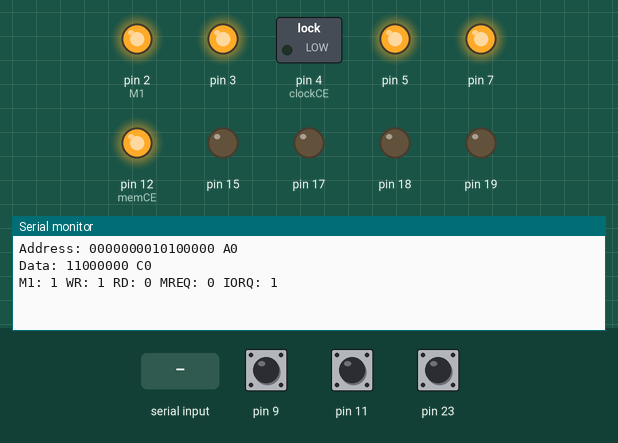
This sketch was run on a simulated Arduino Uno, built with avr-gcc and run on an emulated ATmega328P. Shown: switched loads named in the sketch (green lamp = pin HIGH), output pins drawn as LEDs (lit = HIGH), the last lines printed to the serial monitor. The test bench sets the inputs (shaded band); at power-on: pin 9 HIGH, pin 11 HIGH, pin 23 HIGH. Pins used as bus, display or sensor lines are not drawn.

Above: at 2.7 s.
2.8 s: "n90\n" received over Serial
At 3.4 s:
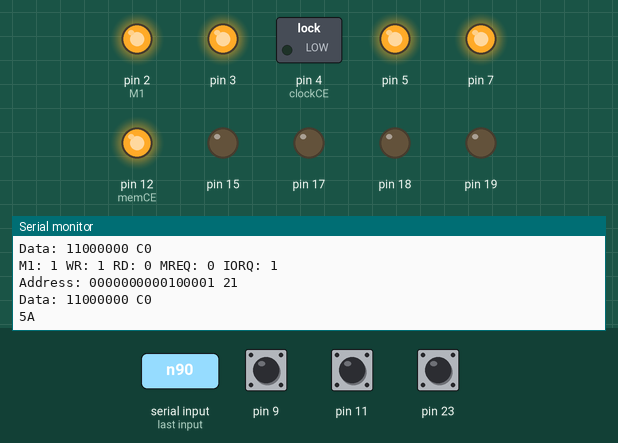
4.3 s: "n,45\n" received over Serial
At 5.8 s:
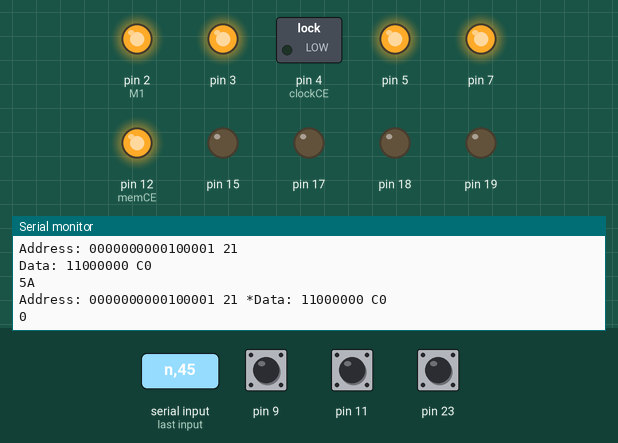

The sketch:

zx81uino.ino
```cpp
#include <Wire.h>
#include <Adafruit_MCP23017.h>

Adafruit_MCP23017 mcp1;
Adafruit_MCP23017 mcp2;

struct MPin {
  MPin(Adafruit_MCP23017 *m, int p) : mcp(m), pin(p) {}

  void pinMode(int mode) {
    mcp->pinMode(pin, mode);
  }


  bool digitalRead() {
    return mcp->digitalRead(pin);
  }

  void digitalWrite(bool value) {
    mcp->digitalWrite(pin, value);
  }

  Adafruit_MCP23017 *mcp;
  int pin;
};

MPin DATABUS[8] = {
  MPin(&mcp1, 0),
  MPin(&mcp1, 1),
  MPin(&mcp1, 2),
  MPin(&mcp1, 3),
  MPin(&mcp1, 4),
  MPin(&mcp1, 5),
  MPin(&mcp1, 6),
  MPin(&mcp1, 7),
};

MPin ADDRESSBUS[16] = {
  MPin(&mcp2, 12),
  MPin(&mcp2, 11),
  MPin(&mcp2, 10),
  MPin(&mcp2, 0),
  MPin(&mcp2, 1),
  MPin(&mcp2, 2),
  MPin(&mcp2, 3),
  MPin(&mcp2, 4),
  MPin(&mcp2, 5),
  MPin(&mcp2, 6),
  MPin(&mcp2, 7),
  MPin(&mcp2, 8),
  MPin(&mcp2, 9),
  MPin(&mcp2, 15),
  MPin(&mcp2, 14),
  MPin(&mcp2, 13),
};

MPin RESET(&mcp1, 8);
MPin WR(&mcp1, 10);
MPin RD(&mcp1, 11);
MPin NMI(&mcp1, 12);
MPin MREQ(&mcp1, 13);
MPin IORQ(&mcp1, 14);
MPin LED(&mcp1, 15);

int M1 = 2;
int cePin = 6;
int oePin = 8;
int memCE = 12;
int clockCE = 4;
int clockPin = 10;

volatile boolean m1_int = false;

void setup()
{
  Serial.begin(9600);

  mcp1.begin(0x0);
  mcp2.begin(0x1);

  setBusMode(ADDRESSBUS, 16, INPUT);
  setBusMode(DATABUS, 8, INPUT);

  pinMode(memCE, OUTPUT);
  pinMode(clockCE, OUTPUT);
  pinMode(clockPin, INPUT);
  pinMode(M1, INPUT);

  RESET.pinMode(OUTPUT);
  WR.pinMode(INPUT);
  RD.pinMode(INPUT);
  NMI.pinMode(OUTPUT);
  MREQ.pinMode(INPUT);
  IORQ.pinMode(INPUT);
  LED.pinMode(OUTPUT);

  RESET.digitalWrite(HIGH);
  NMI.digitalWrite(HIGH);

  digitalWrite(memCE, HIGH);

  reset();
}

void m1isr()
{
  digitalWrite(clockCE, LOW);
  m1_int = true;

}

void pulse()
{
  digitalWrite(clockCE, HIGH);
  delayMicroseconds(1);
  digitalWrite(clockCE, LOW);
  writeBusState();
  writePinState();
}

void pulse2()
{
  pinMode(clockPin, OUTPUT);
  digitalWrite(clockPin, HIGH);
  delayMicroseconds(10);
  digitalWrite(clockPin, LOW);
  pinMode(clockPin, INPUT);
  writeBusState();
  writePinState();
}

void reset()
{
  digitalWrite(clockCE, LOW);
  RESET.digitalWrite(LOW);
//  pulse();
//  pulse();
//  pulse();
//  pulse();
//  pulse();
//  pulse();
//  pulse();
//  pulse();
//  pulse();
  delayMicroseconds(1000);
  digitalWrite(clockCE, HIGH);
  delayMicroseconds(5000);
  digitalWrite(clockCE, LOW);
  RESET.digitalWrite(HIGH);
  writeBusState();
  writePinState();

}

void loop()
{
//  digitalWrite(clockCE, HIGH);
//  delayMicroseconds(1);
//  digitalWrite(clockCE, LOW);
//  writeBusState();
//  writePinState();

}

void setBusMode(struct MPin *a, int n, int mode)
{
  for (int i = 0; i < n; i++) {
    a[i].pinMode(mode);
  }
}

void writePinArray(struct MPin *a, int n)
{
  int val = 0;

  for (int i = n - 1; i >= 0; i--) {
    boolean pval = (a[i].digitalRead() != 0);
    Serial.print(pval ? "1" : "0");
    val |= (pval << i);
  }

  Serial.print(" "); Serial.print(val, HEX); Serial.print(" ");
  Serial.println("");
}

int readBus(struct MPin *a, int n)
{
  int val = 0;

  for (int i = n - 1; i >= 0; i--) {
    boolean pval = (a[i].digitalRead() != 0);
    val |= (pval << i);
  }

  return val;
}

void writeBusState()
{
  Serial.print("Address: ");
  writePinArray(ADDRESSBUS, 16);

  Serial.print("Data: ");
  writePinArray(DATABUS, 8);

}

void pinVal(MPin* p, String s)
{
  Serial.print(s); Serial.print(": "); Serial.print(p->digitalRead()); Serial.print(" ");
}

void writePinState()
{
  Serial.print("M1"); Serial.print(": "); Serial.print(digitalRead(M1)); Serial.print(" ");
  pinVal(&WR, "WR");
  pinVal(&RD, "RD");
  pinVal(&MREQ, "MREQ");
  pinVal(&IORQ, "IORQ");
  Serial.println("");
}

void memRead(int addr)
{
  pinMode(cePin, OUTPUT);
  pinMode(oePin, OUTPUT);

  digitalWrite(cePin, HIGH);
  digitalWrite(oePin, HIGH);
  for (int i = 0; i < 13; i++) {
    ADDRESSBUS[i].mcp->pinMode(ADDRESSBUS[i].pin, OUTPUT);
    ADDRESSBUS[i].digitalWrite((addr >> i) & 0x1);
  }

  digitalWrite(cePin, LOW);
  digitalWrite(oePin, LOW);

  pinMode(cePin, INPUT);
  pinMode(oePin, INPUT);
  writeBusState();

  for (int i = 0; i < 13; i++) {
    ADDRESSBUS[i].mcp->pinMode(ADDRESSBUS[i].pin, INPUT);
  }
}

void enableMemChip()
{
  if (ADDRESSBUS[13].digitalRead() || ADDRESSBUS[14].digitalRead() || ADDRESSBUS[15].digitalRead()) {
    digitalWrite(memCE, LOW);
  } else {
    digitalWrite(memCE, HIGH);
  }
}

void readMemLocation()
{
  char buf[5];

  Serial.setTimeout(60 * 1000);
  int nread = Serial.readBytesUntil('\n', buf, 5);
  buf[nread] = 0;

  int n = atoi(buf);

  memRead(n);

  Serial.println(n, HEX);
}


void serialEvent() {

  char cmd;

  cmd = Serial.read();
  Serial.flush();

  int data, addr;
  switch (cmd) {
  case 'c':
    pulse();
    break;
  case 'r':
    reset();
    break;
  case 'n':
    readMemLocation();
    break;
  default:
    Serial.print("Ignored "); Serial.println(cmd);
    break;
  }
}
```

Measured:
- after the input at 2.8 s, the serial monitor: prints a new line at once (image 1)
- after the input at 4.3 s, the serial monitor: prints a new line at once (image 2)
